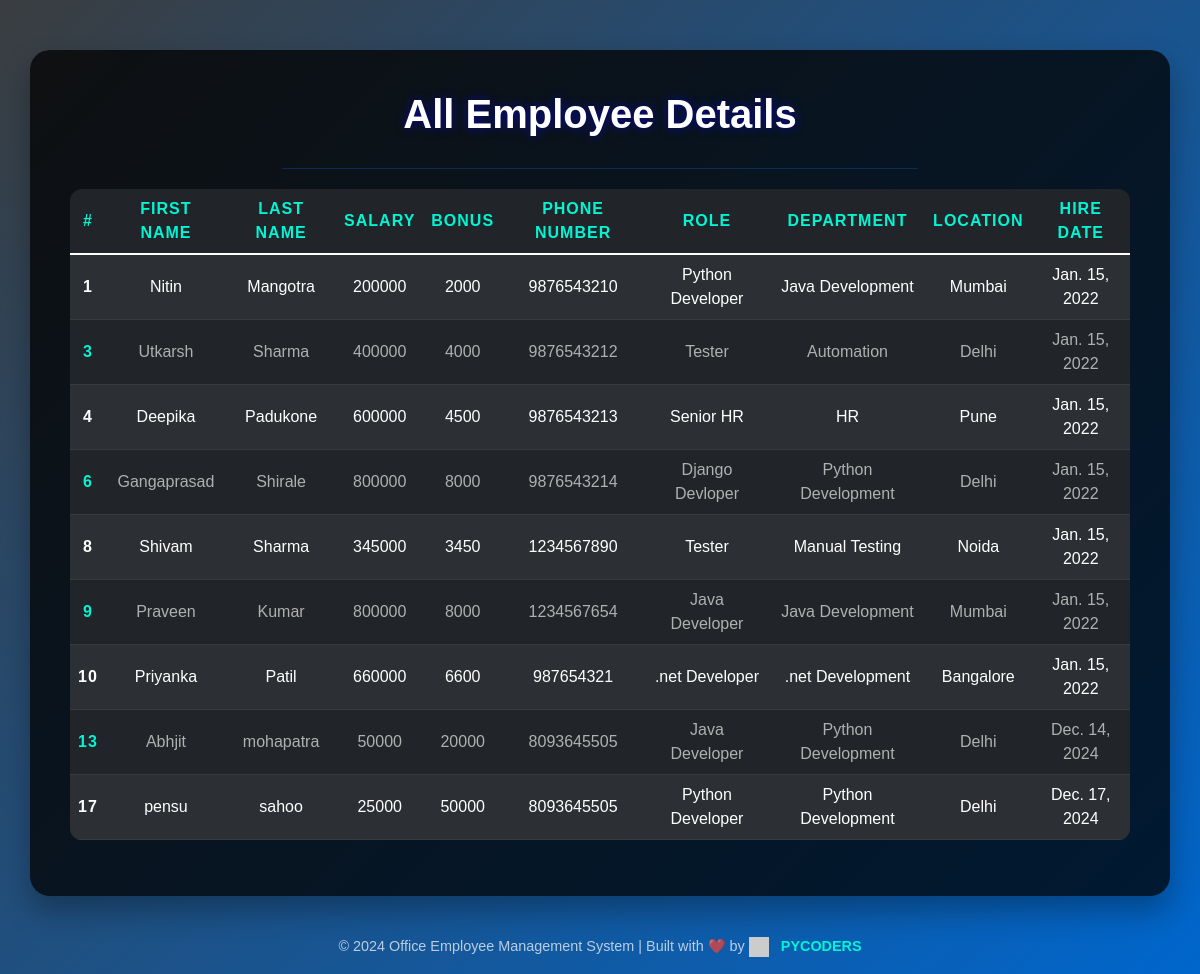
The page /all_emp on the database as committed earlier.
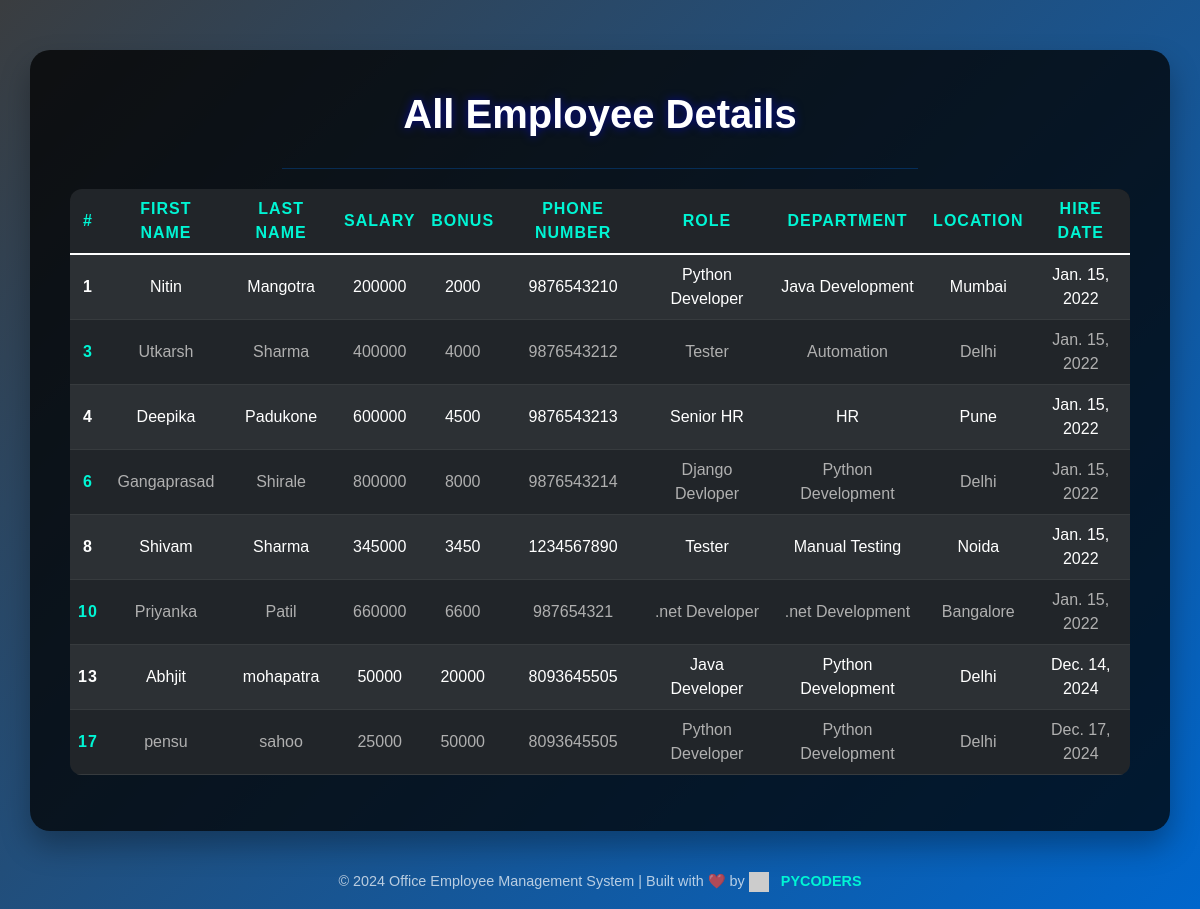
The same page on the database as committed later.
### emp_app/models.py (models this page shows, shortened)
class Employee(models.Model):
    first_name = models.CharField(max_length=100, null=False)
    last_name = models.CharField(max_length=100)
    dept = models.ForeignKey(Department, on_delete=models.CASCADE)
    salary = models.IntegerField(default=0)
    bonus = models.IntegerField(default=0)
    role = models.ForeignKey(Role, on_delete=models.CASCADE)
    phone = models.IntegerField(default=0)
    hire_date = models.DateField()
    def __str__(self):
        return "%s %s %s" %(self.first_name, self.last_name, self.phone)

class Role(models.Model):
    name = models.CharField(max_length=100, null=False)

class Department(models.Model):
    name = models.CharField(max_length=100,null=False)
    location = models.CharField(max_length=100)

### emp_app/views.py (the view)
# urls.py: path('all_emp', views.all_emp, name='all_emp'),
def all_emp(request):
    emps = Employee.objects.all()
    context = {
        'emps': emps
    }
    print(context)
    return render(request, 'view_all_emp.html', context)

### emp_app/templates/view_all_emp.html (shortened to what this page needs)
<!DOCTYPE html>
<html lang="en">
<head>
    <link href="https://cdn.jsdelivr.net/npm/bootstrap@5.1.3/dist/css/bootstrap.min.css" rel="stylesheet">
</head>
<body>
    <div class="container">
        <h1>All Employee Details</h1>
        <hr>
        <table class="table table-dark table-striped table-hover">
            <thead>
                <tr>
                    <th scope="col">#</th>
                    <th scope="col">First Name</th>
                    <th scope="col">Last Name</th>
                    <th scope="col">Salary</th>
                    <th scope="col">Bonus</th>
                    <th scope="col">Phone Number</th>
                    <th scope="col">Role</th>
                    <th scope="col">Department</th>
                    <th scope="col">Location</th>
                    <th scope="col">Hire Date</th>
                </tr>
            </thead>
            <tbody>
                {% for emp in emps %}
                <tr>
                    <th scope="row">{{emp.id}}</th>
                    <td>{{emp.first_name}}</td>
                    <td>{{emp.last_name}}</td>
                    <td>{{emp.salary}}</td>
                    <td>{{emp.bonus}}</td>
                    <td>{{emp.phone}}</td>
                    <td>{{emp.role.name}}</td>
                    <td>{{emp.dept.name}}</td>
                    <td>{{emp.dept.location}}</td>
                    <td>{{emp.hire_date}}</td>
                </tr>
                {% endfor %}
            </tbody>
        </table>
    </div>
    <footer>
        <p>© 2024 Office Employee Management System | Built with ❤️ by
            <a href="#">
                <img src="https://via.placeholder.com/20" alt="Logo" class="footer-logo">
                PYCODERS
            </a>
        </p>
    </footer>
</body>
</html>

### emp_app/templates/view_all_emp.html (style rules this page uses)
body { background: linear-gradient(135deg, #3a3d40, #0066cc); color: white; font-family: 'Arial', sans-serif; }
.container { margin-top: 50px; padding: 40px; background: rgba(0, 0, 0, 0.75); border-radius: 20px; box-shadow: 0 15px 30px rgba(0, 0, 0, 0.3); }
h1 { text-align: center; font-weight: bold; margin-bottom: 30px; text-shadow: 0 0 10px rgba(0, 0, 255, 0.5); font-size: 2.5rem; }
hr { border-top: 1px solid #007bff; width: 60%; margin: 20px auto; }
table { margin-top: 20px; border-radius: 12px; overflow: hidden; width: 100%; }
table thead { background-color: #111; }
table tbody tr:nth-child(odd) { background-color: rgba(255, 255, 255, 0.1); }
table tbody tr:nth-child(even) { background-color: rgba(255, 255, 255, 0.05); }
th, td { text-align: center; vertical-align: middle; padding: 15px; }
th { color: #00f5d4; text-transform: uppercase; letter-spacing: 1px; }
td { color: #b0b0b0; }
footer { text-align: center; margin-top: 40px; font-size: 0.9rem; color: rgba(255, 255, 255, 0.7); }
footer a { color: #00f5d4; text-decoration: none; font-weight: bold; transition: color 0.3s ease-in-out, transform 0.3s ease-in-out; }
.footer-logo { width: 20px; height: 20px; margin-right: 8px; vertical-align: middle; }

Rows that differ between the two databases and show on the page:
removed Employee: id "9", first_name "Praveen", last_name "Kumar", salary "800000", bonus "8000", phone "1234567654", role.name "Java Developer", dept.name "Java Development", dept.location "Mumbai", hire_date "Jan. 15, 2022"
